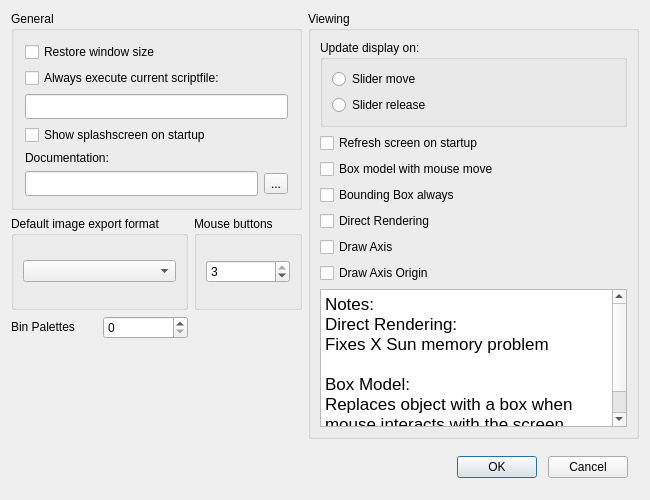
<?xml version="1.0" encoding="UTF-8"?>
<ui version="4.0">
 <class>GlobalPreferences</class>
 <widget class="QDialog" name="GlobalPreferences">
  <property name="geometry">
   <rect>
    <x>0</x>
    <y>0</y>
    <width>650</width>
    <height>500</height>
   </rect>
  </property>
  <property name="windowTitle">
   <string>Global Preferences</string>
  </property>
  <layout class="QGridLayout" name="gridLayout">
   <item row="0" column="0" colspan="3">
    <widget class="QGroupBox" name="groupBox">
     <property name="title">
      <string>General</string>
     </property>
     <layout class="QGridLayout" name="gridLayout_2">
      <property name="margin">
       <number>11</number>
      </property>
      <item row="0" column="0" colspan="2">
       <widget class="QCheckBox" name="restoreWSCheck">
        <property name="toolTip">
         <string>Restores the last workspace window size</string>
        </property>
        <property name="text">
         <string>Restore window size</string>
        </property>
       </widget>
      </item>
      <item row="1" column="0" colspan="2">
       <widget class="QCheckBox" name="openScriptFileCheck">
        <property name="toolTip">
         <string>The current scriptfile being used will be executed next time</string>
        </property>
        <property name="text">
         <string>Always execute current scriptfile:</string>
        </property>
       </widget>
      </item>
      <item row="2" column="0" colspan="2">
       <widget class="QLineEdit" name="scriptFileNameLineEdit">
        <property name="minimumSize">
         <size>
          <width>0</width>
          <height>25</height>
         </size>
        </property>
       </widget>
      </item>
      <item row="3" column="0" colspan="2">
       <widget class="QCheckBox" name="showSplashScreenCheck">
        <property name="toolTip">
         <string>Click to show or hide the splashscreen</string>
        </property>
        <property name="text">
         <string>Show splashscreen on startup</string>
        </property>
       </widget>
      </item>
      <item row="4" column="0" colspan="2">
       <widget class="QLabel" name="label">
        <property name="sizePolicy">
         <sizepolicy hsizetype="Minimum" vsizetype="Minimum">
          <horstretch>0</horstretch>
          <verstretch>0</verstretch>
         </sizepolicy>
        </property>
        <property name="toolTip">
         <string>Changes the path for where to look for program documentation</string>
        </property>
        <property name="text">
         <string>Documentation:</string>
        </property>
        <property name="buddy">
         <cstring>docPathLineEdit</cstring>
        </property>
       </widget>
      </item>
      <item row="6" column="0">
       <widget class="QLineEdit" name="docPathLineEdit">
        <property name="minimumSize">
         <size>
          <width>0</width>
          <height>25</height>
         </size>
        </property>
        <property name="toolTip">
         <string/>
        </property>
       </widget>
      </item>
      <item row="6" column="1">
       <widget class="QToolButton" name="changeDocPathButton">
        <property name="toolTip">
         <string>Select the directory that contains the documentation</string>
        </property>
        <property name="text">
         <string>...</string>
        </property>
       </widget>
      </item>
     </layout>
    </widget>
   </item>
   <item row="0" column="3" rowspan="4">
    <widget class="QGroupBox" name="groupBox_2">
     <property name="title">
      <string>Viewing</string>
     </property>
     <layout class="QVBoxLayout" name="verticalLayout">
      <item>
       <widget class="QGroupBox" name="updateDisplayGroupBox">
        <property name="title">
         <string>Update display on:</string>
        </property>
        <property name="flat">
         <bool>false</bool>
        </property>
        <property name="checkable">
         <bool>false</bool>
        </property>
        <property name="checked">
         <bool>false</bool>
        </property>
        <layout class="QVBoxLayout" name="verticalLayout_8">
         <item>
          <widget class="QRadioButton" name="sliderMoveRadioButton">
           <property name="toolTip">
            <string>Choosing this will update the display as sliders are being moved</string>
           </property>
           <property name="text">
            <string>Slider move</string>
           </property>
           <attribute name="buttonGroup">
            <string>updateDisplayButtonGroup</string>
           </attribute>
          </widget>
         </item>
         <item>
          <widget class="QRadioButton" name="sliderReleaseRadioButton">
           <property name="toolTip">
            <string>Choosing this will improve performance on slower computers</string>
           </property>
           <property name="text">
            <string>Slider release</string>
           </property>
           <property name="autoExclusive">
            <bool>true</bool>
           </property>
           <attribute name="buttonGroup">
            <string>updateDisplayButtonGroup</string>
           </attribute>
          </widget>
         </item>
        </layout>
       </widget>
      </item>
      <item>
       <widget class="QCheckBox" name="startUpRefreshCheck">
        <property name="toolTip">
         <string>Check this if screen doesn't refresh on startup</string>
        </property>
        <property name="text">
         <string>Refresh screen on startup</string>
        </property>
       </widget>
      </item>
      <item>
       <widget class="QCheckBox" name="boxModelCheck">
        <property name="toolTip">
         <string>Enabling this will improve rendering performance</string>
        </property>
        <property name="text">
         <string>Box model with mouse move</string>
        </property>
       </widget>
      </item>
      <item>
       <widget class="QCheckBox" name="drawBoxAlwaysCheck">
        <property name="text">
         <string>Bounding Box always</string>
        </property>
       </widget>
      </item>
      <item>
       <widget class="QCheckBox" name="directRenderingCheck">
        <property name="toolTip">
         <string>Fix X Server memory problem on Solaris</string>
        </property>
        <property name="text">
         <string>Direct Rendering</string>
        </property>
       </widget>
      </item>
      <item>
       <widget class="QCheckBox" name="drawAxisCheck">
        <property name="text">
         <string>Draw Axis</string>
        </property>
       </widget>
      </item>
      <item>
       <widget class="QCheckBox" name="drawAxisOriginCheck">
        <property name="text">
         <string>Draw Axis Origin</string>
        </property>
       </widget>
      </item>
      <item>
       <widget class="QTextEdit" name="textEdit">
        <property name="html">
         <string>&lt;!DOCTYPE HTML PUBLIC &quot;-//W3C//DTD HTML 4.0//EN&quot; &quot;http://www.w3.org/TR/REC-html40/strict.dtd&quot;&gt;
&lt;html&gt;&lt;head&gt;&lt;meta name=&quot;qrichtext&quot; content=&quot;1&quot; /&gt;&lt;style type=&quot;text/css&quot;&gt;
p, li { white-space: pre-wrap; }
&lt;/style&gt;&lt;/head&gt;&lt;body style=&quot; font-family:'Lucida Grande'; font-size:13pt; font-weight:400; font-style:normal;&quot;&gt;
&lt;p style=&quot; margin-top:0px; margin-bottom:0px; margin-left:0px; margin-right:0px; -qt-block-indent:0; text-indent:0px;&quot;&gt;Notes:&lt;/p&gt;
&lt;p style=&quot; margin-top:0px; margin-bottom:0px; margin-left:0px; margin-right:0px; -qt-block-indent:0; text-indent:0px;&quot;&gt;Direct Rendering:&lt;/p&gt;
&lt;p style=&quot; margin-top:0px; margin-bottom:0px; margin-left:0px; margin-right:0px; -qt-block-indent:0; text-indent:0px;&quot;&gt;Fixes X Sun memory problem&lt;/p&gt;
&lt;p style=&quot;-qt-paragraph-type:empty; margin-top:0px; margin-bottom:0px; margin-left:0px; margin-right:0px; -qt-block-indent:0; text-indent:0px;&quot;&gt;&lt;/p&gt;
&lt;p style=&quot; margin-top:0px; margin-bottom:0px; margin-left:0px; margin-right:0px; -qt-block-indent:0; text-indent:0px;&quot;&gt;Box Model:&lt;/p&gt;
&lt;p style=&quot; margin-top:0px; margin-bottom:0px; margin-left:0px; margin-right:0px; -qt-block-indent:0; text-indent:0px;&quot;&gt;Replaces object with a box when mouse interacts with the screen. Renders mouse movement faster.&lt;/p&gt;&lt;/body&gt;&lt;/html&gt;</string>
        </property>
       </widget>
      </item>
     </layout>
     <zorder>startUpRefreshCheck</zorder>
     <zorder>boxModelCheck</zorder>
     <zorder>directRenderingCheck</zorder>
     <zorder>drawAxisCheck</zorder>
     <zorder>textEdit</zorder>
     <zorder>drawAxisOriginCheck</zorder>
     <zorder>updateDisplayGroupBox</zorder>
     <zorder>drawBoxAlwaysCheck</zorder>
    </widget>
   </item>
   <item row="1" column="0" colspan="2">
    <widget class="QGroupBox" name="groupBox_3">
     <property name="sizePolicy">
      <sizepolicy hsizetype="Minimum" vsizetype="Minimum">
       <horstretch>0</horstretch>
       <verstretch>0</verstretch>
      </sizepolicy>
     </property>
     <property name="title">
      <string>Default image export format</string>
     </property>
     <layout class="QVBoxLayout" name="verticalLayout_6">
      <item>
       <widget class="QComboBox" name="imageFormatComboBox">
        <property name="toolTip">
         <string>Click to select the default image export format from a list</string>
        </property>
       </widget>
      </item>
     </layout>
    </widget>
   </item>
   <item row="1" column="2">
    <widget class="QGroupBox" name="groupBox_4">
     <property name="title">
      <string>Mouse buttons</string>
     </property>
     <layout class="QVBoxLayout" name="verticalLayout_7">
      <item>
       <widget class="QSpinBox" name="mouseButtonsSpinBox">
        <property name="toolTip">
         <string>Specifies how many buttons are  on the mouse. Read manual on keyboard mapping with two/three button mouse modes</string>
        </property>
        <property name="minimum">
         <number>2</number>
        </property>
        <property name="maximum">
         <number>3</number>
        </property>
        <property name="value">
         <number>3</number>
        </property>
       </widget>
      </item>
     </layout>
    </widget>
   </item>
   <item row="2" column="0">
    <widget class="QLabel" name="label_2">
     <property name="sizePolicy">
      <sizepolicy hsizetype="Preferred" vsizetype="Fixed">
       <horstretch>0</horstretch>
       <verstretch>0</verstretch>
      </sizepolicy>
     </property>
     <property name="text">
      <string>Bin Palettes</string>
     </property>
     <property name="buddy">
      <cstring>binPalettesSpinBox</cstring>
     </property>
    </widget>
   </item>
   <item row="2" column="1">
    <widget class="QSpinBox" name="binPalettesSpinBox"/>
   </item>
   <item row="4" column="0" colspan="4">
    <layout class="QHBoxLayout" name="horizontalLayout">
     <property name="spacing">
      <number>11</number>
     </property>
     <property name="margin">
      <number>11</number>
     </property>
     <item>
      <spacer name="horizontalSpacer">
       <property name="orientation">
        <enum>Qt::Horizontal</enum>
       </property>
       <property name="sizeHint" stdset="0">
        <size>
         <width>40</width>
         <height>20</height>
        </size>
       </property>
      </spacer>
     </item>
     <item>
      <widget class="QPushButton" name="okButton">
       <property name="toolTip">
        <string>Commit to changes made to global preferences</string>
       </property>
       <property name="text">
        <string>OK</string>
       </property>
      </widget>
     </item>
     <item>
      <widget class="QPushButton" name="cancelButton">
       <property name="toolTip">
        <string>Cancels all changes made to global preferences</string>
       </property>
       <property name="text">
        <string>Cancel</string>
       </property>
      </widget>
     </item>
    </layout>
   </item>
  </layout>
 </widget>
 <resources/>
 <connections>
  <connection>
   <sender>cancelButton</sender>
   <signal>clicked()</signal>
   <receiver>GlobalPreferences</receiver>
   <slot>reject()</slot>
   <hints>
    <hint type="sourcelabel">
     <x>632</x>
     <y>484</y>
    </hint>
    <hint type="destinationlabel">
     <x>318</x>
     <y>227</y>
    </hint>
   </hints>
  </connection>
  <connection>
   <sender>okButton</sender>
   <signal>clicked()</signal>
   <receiver>GlobalPreferences</receiver>
   <slot>slotOk()</slot>
   <hints>
    <hint type="sourcelabel">
     <x>552</x>
     <y>484</y>
    </hint>
    <hint type="destinationlabel">
     <x>273</x>
     <y>373</y>
    </hint>
   </hints>
  </connection>
  <connection>
   <sender>changeDocPathButton</sender>
   <signal>clicked()</signal>
   <receiver>GlobalPreferences</receiver>
   <slot>changeDocPath()</slot>
   <hints>
    <hint type="sourcelabel">
     <x>313</x>
     <y>175</y>
    </hint>
    <hint type="destinationlabel">
     <x>351</x>
     <y>189</y>
    </hint>
   </hints>
  </connection>
 </connections>
 <slots>
  <slot>slotOk()</slot>
  <slot>changeDocPath()</slot>
 </slots>
 <buttongroups>
  <buttongroup name="updateDisplayButtonGroup"/>
 </buttongroups>
</ui>
